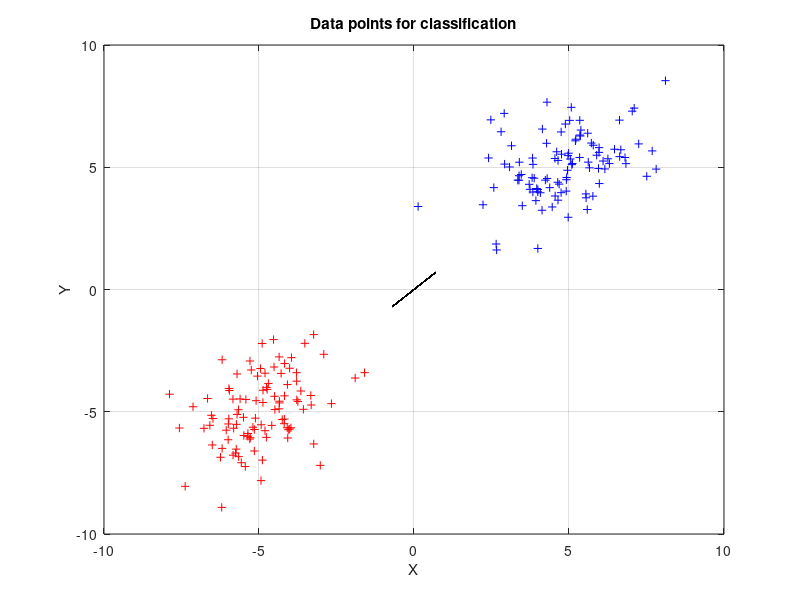

Write the MATLAB code that produced this figure.
close all
clear all
clc

% ANN Project 1
% Create data and imply single layer perceptron learning

%%          3.1.1 create Datasets
% Create 2 datasets of multivariant distribution (with mu and sigma)
% with linearly seperable data (100 points per class)

%rng default;                    %Will always produce the same randon data

% first group of data
mu1 = [5,5];
sigma1 = [2,1;1,2];
data1 = mvnrnd(mu1,sigma1,100);  %Produces multivariant normal distributed data

%second group of data
mu2 = [-5,-5];
sigma2 = [2,1;1,2];
data2 = mvnrnd(mu2,sigma2,100);  %Produces multivariant normal distributed data

% combine data into one matrix and add bias line in input
all_data = [data1; data2];
all_data = all_data';
all_data = [all_data; ones(1,200)]; %All data including the bias line

% Create an output matrix
target = [ones(1,100), -ones(1,100)];   %first data group is 1 and second is -1

% create a weight matrix
[numDims, numInst] = size(all_data);
numClasses = size(target,1);
weights = zeros(numClasses, numDims);
delta_weights = zeros(numClasses, numDims);

%%          Plotting of data points

figure(1)
plot(all_data(1,1:100),all_data(2,1:100),'b+')
grid on
title('Data points for classification')
xlabel('X')
ylabel('Y')

hold on
plot(all_data(1,101:200),all_data(2,101:200),'r+')

%%          3.1.2 Single-layer perceptron

% perceptron learning
% using a batch learning algorithm
% Learning parameters with rate and maximum number of iterations
alpha = 0.7;
eta = 0.001;
max_iter = 100;     %Max number of iterations
iter = 0;           %iteration counter

while iter <= max_iter
    iter = iter + 1;
    
    % forward pass
    out = weights*all_data;                         %Bias part is included in both the weights and the data
    %out = 2./(1 + exp(-out)) - 1;                    %transferfunction to -1 and 1, NOT for delta function
    delta_weights = -eta.*(out - target)*all_data';    %change in weight function
    
    %weight update
    weights = weights + delta_weights;
    
    %plotting data with bias
    data_weights = weights(1,1:2);
    threshold = weights(1,3)/(data_weights*data_weights');      %normalised bias is threshold
    norm_weights = sqrt(data_weights*data_weights');
    
    %Plotting of weights
    hold on
    axis([-10 10 -10 10])
    x = [weights(1),weights(1)];
    y = [weights(2),weights(2)];
    x2 = [weights(1),-weights(1)];
    y2 = [-weights(2),weights(2)];
    line(x*threshold + x2/norm_weights, y*threshold + x2/norm_weights, 'Color','black','LineStyle','-')

    weights
    pause(0.1)

end
hold off


% Calculate mean square error
meansquare_error = mean(delta_weights.^2)

% Show misclassifications
missclass = 0;
for i = 1:length(target)
    if i <= length(target)/2 && out(i) < 0
        missclass = missclass + 1;
        missclass_data = i;
    elseif i > length(target)/2 && out(i) > 0
        missclass = missclass + 1;
        missclass_data = i;
    end
end

missclass
